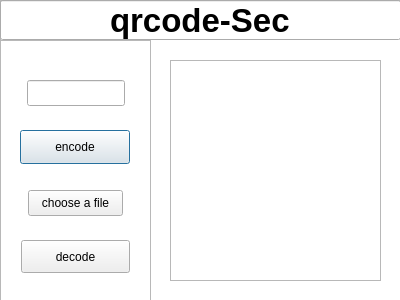
<?xml version="1.0" encoding="UTF-8"?>
<ui version="4.0">
 <class>Dialog</class>
 <widget class="QDialog" name="Dialog">
  <property name="geometry">
   <rect>
    <x>0</x>
    <y>0</y>
    <width>400</width>
    <height>300</height>
   </rect>
  </property>
  <property name="windowTitle">
   <string>Dialog</string>
  </property>
  <widget class="QTableView" name="tableView">
   <property name="geometry">
    <rect>
     <x>0</x>
     <y>0</y>
     <width>401</width>
     <height>301</height>
    </rect>
   </property>
   <property name="autoFillBackground">
    <bool>false</bool>
   </property>
  </widget>
  <widget class="QLineEdit" name="linehead">
   <property name="geometry">
    <rect>
     <x>0</x>
     <y>0</y>
     <width>401</width>
     <height>40</height>
    </rect>
   </property>
   <property name="sizePolicy">
    <sizepolicy hsizetype="Maximum" vsizetype="Maximum">
     <horstretch>0</horstretch>
     <verstretch>0</verstretch>
    </sizepolicy>
   </property>
   <property name="sizeIncrement">
    <size>
     <width>0</width>
     <height>0</height>
    </size>
   </property>
   <property name="baseSize">
    <size>
     <width>0</width>
     <height>0</height>
    </size>
   </property>
   <property name="font">
    <font>
     <pointsize>25</pointsize>
     <weight>75</weight>
     <bold>true</bold>
    </font>
   </property>
   <property name="layoutDirection">
    <enum>Qt::LeftToRight</enum>
   </property>
   <property name="text">
    <string>qrcode-Sec</string>
   </property>
   <property name="maxLength">
    <number>32782</number>
   </property>
   <property name="cursorPosition">
    <number>10</number>
   </property>
   <property name="alignment">
    <set>Qt::AlignCenter</set>
   </property>
   <property name="readOnly">
    <bool>true</bool>
   </property>
  </widget>
  <widget class="QFrame" name="frame">
   <property name="geometry">
    <rect>
     <x>0</x>
     <y>40</y>
     <width>151</width>
     <height>261</height>
    </rect>
   </property>
   <property name="frameShape">
    <enum>QFrame::StyledPanel</enum>
   </property>
   <property name="frameShadow">
    <enum>QFrame::Raised</enum>
   </property>
   <widget class="QPushButton" name="encode">
    <property name="geometry">
     <rect>
      <x>20</x>
      <y>90</y>
      <width>110</width>
      <height>34</height>
     </rect>
    </property>
    <property name="text">
     <string>encode</string>
    </property>
   </widget>
   <widget class="QToolButton" name="toolButton">
    <property name="geometry">
     <rect>
      <x>28</x>
      <y>150</y>
      <width>95</width>
      <height>26</height>
     </rect>
    </property>
    <property name="text">
     <string>choose a file</string>
    </property>
   </widget>
   <widget class="QPushButton" name="decode">
    <property name="geometry">
     <rect>
      <x>21</x>
      <y>200</y>
      <width>109</width>
      <height>33</height>
     </rect>
    </property>
    <property name="text">
     <string>decode</string>
    </property>
   </widget>
   <widget class="QLineEdit" name="userCnt">
    <property name="geometry">
     <rect>
      <x>27</x>
      <y>40</y>
      <width>98</width>
      <height>26</height>
     </rect>
    </property>
    <property name="font">
     <font>
      <pointsize>14</pointsize>
     </font>
    </property>
    <property name="placeholderText">
     <string comment="user's code" extracomment="user's code"/>
    </property>
   </widget>
  </widget>
  <widget class="QTextEdit" name="showImg">
   <property name="geometry">
    <rect>
     <x>170</x>
     <y>60</y>
     <width>211</width>
     <height>221</height>
    </rect>
   </property>
   <property name="layoutDirection">
    <enum>Qt::LeftToRight</enum>
   </property>
   <property name="readOnly">
    <bool>false</bool>
   </property>
  </widget>
 </widget>
 <layoutdefault spacing="6" margin="11"/>
 <resources/>
 <connections/>
</ui>
